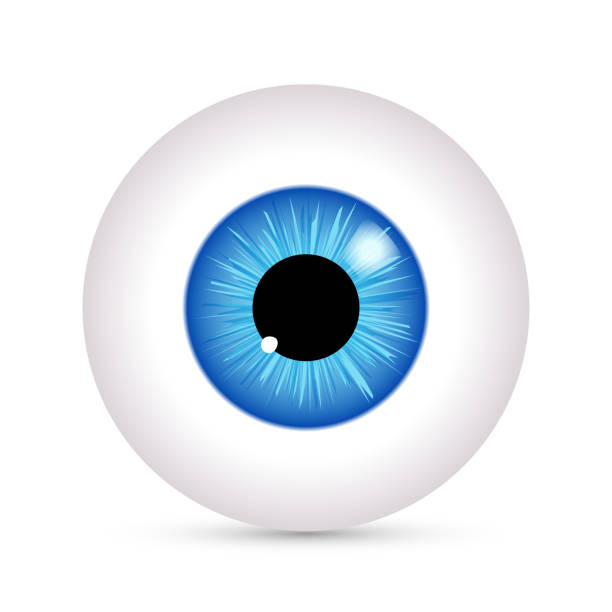
#> input picture ar-filters/filter_imgs/eye.jpg, 612 x 612 px
$ python -i app.py   (imports and definitions only)
#> lines starting #> are read from the running program, lines starting #| are printed output that depends on the picture
import os
import sys
import cv2
import itertools
import numpy as np
import mediapipe as mp
import socket
import struct


mp_face_mesh = mp.solutions.face_mesh
# [1 line that did not run here, left out]
# eye = cv2.imread('/home/epl/Desktop/WebRTC_research/ar-filters/filter_imgs/eye.jpg')
# mouth = cv2.imread('/home/epl/Desktop/WebRTC_research/ar-filters/filter_imgs/smile.png')
# [2 lines not run here, left out]

def detectFacialLandmarks(image, face_mesh):
    return face_mesh.process(image[:,:,::-1])

# [51 lines left out: functions getSize, isOpen, overlay, not called in this run]

def add_filter_on_frame(frame):
    frame = cv2.flip(frame, 1)
    face_mesh_results = detectFacialLandmarks(frame, face_mesh_videos)

    if face_mesh_results.multi_face_landmarks:
        left_eye_status = isOpen(frame, face_mesh_results, 'LEFT EYE', threshold=5)
        right_eye_status = isOpen(frame, face_mesh_results, 'RIGHT EYE', threshold=5)
        mouth_status = isOpen(frame, face_mesh_results, 'MOUTH', threshold=15)

        for face_num, face_landmarks in enumerate(face_mesh_results.multi_face_landmarks):
            if left_eye_status[face_num] == 'OPEN':
                frame = overlay(frame, eye, face_landmarks, 'LEFT EYE', mp_face_mesh.FACEMESH_LEFT_EYE)
            if right_eye_status[face_num] == 'OPEN':
                frame = overlay(frame, eye, face_landmarks, 'RIGHT EYE', mp_face_mesh.FACEMESH_RIGHT_EYE)
            if mouth_status[face_num] == 'OPEN':
                frame = overlay(frame, mouth, face_landmarks, 'MOUTH', mp_face_mesh.FACEMESH_LIPS)

    return frame

# [39 lines left out: function main, not called in this run]


# [2 lines not run here, left out]

>>> import cv2
>>> picture = cv2.imread('filter_imgs/eye.jpg', cv2.IMREAD_GRAYSCALE)
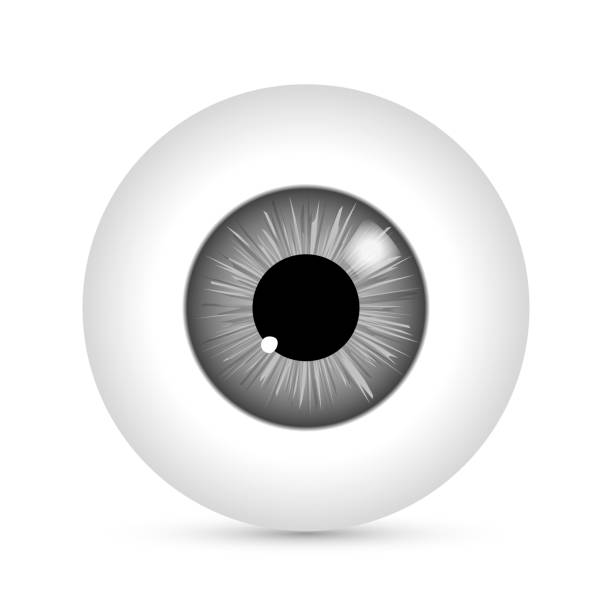
#> picture: shape (612, 612); min 0, max 255, mean 231.5
>>> result = add_filter_on_frame(picture)
#> in add_filter_on_frame, `frame = cv2.flip(frame, 1)`:
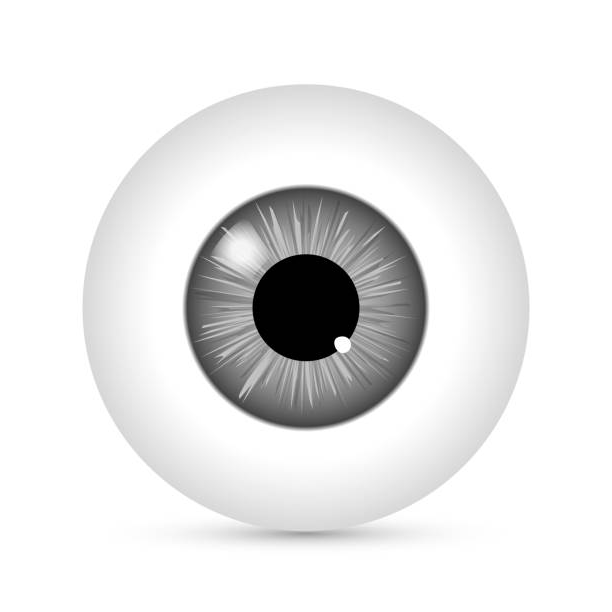
#> frame: shape (612, 612); min 0, max 255, mean 231.5
#> (the run stopped early here; a loop or call above may not have finished)
